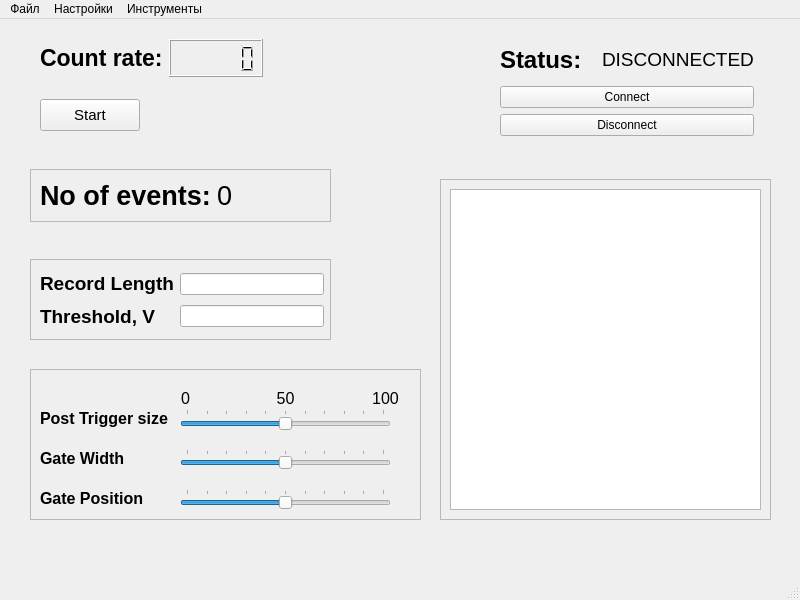
<?xml version="1.0" encoding="UTF-8"?>
<ui version="4.0">
 <class>MainWindow</class>
 <widget class="QMainWindow" name="MainWindow">
  <property name="geometry">
   <rect>
    <x>0</x>
    <y>0</y>
    <width>800</width>
    <height>600</height>
   </rect>
  </property>
  <property name="sizePolicy">
   <sizepolicy hsizetype="Fixed" vsizetype="Fixed">
    <horstretch>0</horstretch>
    <verstretch>0</verstretch>
   </sizepolicy>
  </property>
  <property name="windowTitle">
   <string>KRYAsha by KAD</string>
  </property>
  <widget class="QWidget" name="centralwidget">
   <widget class="QFrame" name="frame">
    <property name="geometry">
     <rect>
      <x>30</x>
      <y>10</y>
      <width>241</width>
      <height>111</height>
     </rect>
    </property>
    <property name="font">
     <font>
      <pointsize>11</pointsize>
     </font>
    </property>
    <property name="frameShape">
     <enum>QFrame::NoFrame</enum>
    </property>
    <widget class="QPushButton" name="ButtonStartStop">
     <property name="geometry">
      <rect>
       <x>10</x>
       <y>70</y>
       <width>100</width>
       <height>32</height>
      </rect>
     </property>
     <property name="text">
      <string>Start</string>
     </property>
    </widget>
    <widget class="QWidget" name="layoutWidget">
     <property name="geometry">
      <rect>
       <x>10</x>
       <y>10</y>
       <width>223</width>
       <height>38</height>
      </rect>
     </property>
     <layout class="QHBoxLayout" name="horizontalLayout_2">
      <item>
       <widget class="QLabel" name="label">
        <property name="font">
         <font>
          <family>Arial</family>
          <pointsize>17</pointsize>
          <bold>true</bold>
         </font>
        </property>
        <property name="text">
         <string>Count rate:</string>
        </property>
       </widget>
      </item>
      <item>
       <widget class="QLCDNumber" name="lcdNumberVoltage">
        <property name="smallDecimalPoint">
         <bool>true</bool>
        </property>
        <property name="value" stdset="0">
         <double>0.000000000000000</double>
        </property>
        <property name="intValue" stdset="0">
         <number>0</number>
        </property>
       </widget>
      </item>
     </layout>
    </widget>
   </widget>
   <widget class="QFrame" name="frame_2">
    <property name="geometry">
     <rect>
      <x>490</x>
      <y>0</y>
      <width>271</width>
      <height>137</height>
     </rect>
    </property>
    <property name="frameShape">
     <enum>QFrame::NoFrame</enum>
    </property>
    <widget class="QWidget" name="layoutWidget">
     <property name="geometry">
      <rect>
       <x>10</x>
       <y>20</y>
       <width>254</width>
       <height>97</height>
      </rect>
     </property>
     <layout class="QVBoxLayout" name="verticalLayout_2">
      <item>
       <layout class="QHBoxLayout" name="horizontalLayout">
        <item>
         <widget class="QLabel" name="labelStatusPlain">
          <property name="font">
           <font>
            <family>Arial</family>
            <pointsize>18</pointsize>
            <bold>true</bold>
           </font>
          </property>
          <property name="text">
           <string>Status:</string>
          </property>
         </widget>
        </item>
        <item>
         <widget class="QLabel" name="labelStatus">
          <property name="font">
           <font>
            <family>Arial</family>
            <pointsize>14</pointsize>
           </font>
          </property>
          <property name="text">
           <string>DISCONNECTED</string>
          </property>
         </widget>
        </item>
       </layout>
      </item>
      <item>
       <layout class="QVBoxLayout" name="verticalLayout">
        <item>
         <widget class="QPushButton" name="ButtonConnect">
          <property name="cursor">
           <cursorShape>PointingHandCursor</cursorShape>
          </property>
          <property name="text">
           <string>Connect</string>
          </property>
         </widget>
        </item>
        <item>
         <widget class="QPushButton" name="ButtonDisconnect">
          <property name="cursor">
           <cursorShape>PointingHandCursor</cursorShape>
          </property>
          <property name="text">
           <string>Disconnect</string>
          </property>
         </widget>
        </item>
       </layout>
      </item>
     </layout>
    </widget>
   </widget>
   <widget class="QFrame" name="frame_3">
    <property name="geometry">
     <rect>
      <x>440</x>
      <y>160</y>
      <width>331</width>
      <height>341</height>
     </rect>
    </property>
    <property name="frameShape">
     <enum>QFrame::StyledPanel</enum>
    </property>
    <property name="frameShadow">
     <enum>QFrame::Raised</enum>
    </property>
    <layout class="QHBoxLayout" name="horizontalLayout_3">
     <item>
      <widget class="QTextEdit" name="textEdit">
       <property name="readOnly">
        <bool>true</bool>
       </property>
      </widget>
     </item>
    </layout>
   </widget>
   <widget class="QFrame" name="frame_4">
    <property name="geometry">
     <rect>
      <x>30</x>
      <y>150</y>
      <width>301</width>
      <height>53</height>
     </rect>
    </property>
    <property name="frameShape">
     <enum>QFrame::StyledPanel</enum>
    </property>
    <property name="frameShadow">
     <enum>QFrame::Raised</enum>
    </property>
    <layout class="QHBoxLayout" name="horizontalLayout_4">
     <item>
      <widget class="QLabel" name="label_2">
       <property name="font">
        <font>
         <pointsize>20</pointsize>
         <bold>true</bold>
        </font>
       </property>
       <property name="text">
        <string>No of events:</string>
       </property>
      </widget>
     </item>
     <item>
      <widget class="QLabel" name="labelEventsCount">
       <property name="font">
        <font>
         <pointsize>20</pointsize>
        </font>
       </property>
       <property name="text">
        <string>0</string>
       </property>
      </widget>
     </item>
    </layout>
   </widget>
   <widget class="QFrame" name="frame_5">
    <property name="geometry">
     <rect>
      <x>30</x>
      <y>240</y>
      <width>301</width>
      <height>81</height>
     </rect>
    </property>
    <property name="frameShape">
     <enum>QFrame::StyledPanel</enum>
    </property>
    <property name="frameShadow">
     <enum>QFrame::Raised</enum>
    </property>
    <widget class="QWidget" name="layoutWidget">
     <property name="geometry">
      <rect>
       <x>10</x>
       <y>10</y>
       <width>284</width>
       <height>62</height>
      </rect>
     </property>
     <layout class="QHBoxLayout" name="horizontalLayout_5">
      <item>
       <layout class="QVBoxLayout" name="verticalLayout_3">
        <item>
         <widget class="QLabel" name="labelRecLength">
          <property name="font">
           <font>
            <pointsize>14</pointsize>
            <bold>true</bold>
           </font>
          </property>
          <property name="text">
           <string>Record Length</string>
          </property>
         </widget>
        </item>
        <item>
         <widget class="QLabel" name="labelTrigThreshold">
          <property name="font">
           <font>
            <pointsize>14</pointsize>
            <bold>true</bold>
           </font>
          </property>
          <property name="text">
           <string>&lt;html&gt;&lt;head/&gt;&lt;body&gt;&lt;p&gt;Threshold, V&lt;/p&gt;&lt;/body&gt;&lt;/html&gt;</string>
          </property>
         </widget>
        </item>
       </layout>
      </item>
      <item>
       <layout class="QVBoxLayout" name="verticalLayout_4">
        <item>
         <widget class="QLineEdit" name="lineEditRecordLength"/>
        </item>
        <item>
         <widget class="QLineEdit" name="lineEditThreshold"/>
        </item>
       </layout>
      </item>
     </layout>
    </widget>
   </widget>
   <widget class="QFrame" name="frame_6">
    <property name="geometry">
     <rect>
      <x>30</x>
      <y>350</y>
      <width>391</width>
      <height>151</height>
     </rect>
    </property>
    <property name="frameShape">
     <enum>QFrame::StyledPanel</enum>
    </property>
    <property name="frameShadow">
     <enum>QFrame::Raised</enum>
    </property>
    <widget class="QSlider" name="horizontalSlider">
     <property name="geometry">
      <rect>
       <x>150</x>
       <y>40</y>
       <width>211</width>
       <height>21</height>
      </rect>
     </property>
     <property name="maximum">
      <number>100</number>
     </property>
     <property name="sliderPosition">
      <number>50</number>
     </property>
     <property name="tracking">
      <bool>true</bool>
     </property>
     <property name="orientation">
      <enum>Qt::Horizontal</enum>
     </property>
     <property name="tickPosition">
      <enum>QSlider::TicksAbove</enum>
     </property>
    </widget>
    <widget class="QLabel" name="labelPostTrigSize">
     <property name="geometry">
      <rect>
       <x>10</x>
       <y>40</y>
       <width>131</width>
       <height>18</height>
      </rect>
     </property>
     <property name="font">
      <font>
       <pointsize>12</pointsize>
       <bold>true</bold>
      </font>
     </property>
     <property name="text">
      <string>Post Trigger size</string>
     </property>
    </widget>
    <widget class="QLabel" name="label_3">
     <property name="geometry">
      <rect>
       <x>140</x>
       <y>20</y>
       <width>31</width>
       <height>18</height>
      </rect>
     </property>
     <property name="font">
      <font>
       <pointsize>12</pointsize>
      </font>
     </property>
     <property name="text">
      <string>0</string>
     </property>
     <property name="alignment">
      <set>Qt::AlignCenter</set>
     </property>
    </widget>
    <widget class="QLabel" name="label_4">
     <property name="geometry">
      <rect>
       <x>340</x>
       <y>20</y>
       <width>31</width>
       <height>18</height>
      </rect>
     </property>
     <property name="font">
      <font>
       <pointsize>12</pointsize>
      </font>
     </property>
     <property name="text">
      <string>100</string>
     </property>
     <property name="alignment">
      <set>Qt::AlignCenter</set>
     </property>
    </widget>
    <widget class="QLabel" name="label_5">
     <property name="geometry">
      <rect>
       <x>240</x>
       <y>20</y>
       <width>31</width>
       <height>18</height>
      </rect>
     </property>
     <property name="font">
      <font>
       <pointsize>12</pointsize>
      </font>
     </property>
     <property name="text">
      <string>50</string>
     </property>
     <property name="alignment">
      <set>Qt::AlignCenter</set>
     </property>
    </widget>
    <widget class="QSlider" name="horizontalSliderGateWidth">
     <property name="geometry">
      <rect>
       <x>150</x>
       <y>80</y>
       <width>211</width>
       <height>20</height>
      </rect>
     </property>
     <property name="maximum">
      <number>100</number>
     </property>
     <property name="sliderPosition">
      <number>50</number>
     </property>
     <property name="orientation">
      <enum>Qt::Horizontal</enum>
     </property>
     <property name="tickPosition">
      <enum>QSlider::TicksAbove</enum>
     </property>
     <property name="tickInterval">
      <number>0</number>
     </property>
    </widget>
    <widget class="QLabel" name="labelGateWidth">
     <property name="geometry">
      <rect>
       <x>10</x>
       <y>80</y>
       <width>131</width>
       <height>18</height>
      </rect>
     </property>
     <property name="font">
      <font>
       <pointsize>12</pointsize>
       <bold>true</bold>
      </font>
     </property>
     <property name="text">
      <string>Gate Width</string>
     </property>
    </widget>
    <widget class="QLabel" name="labelGatePosition">
     <property name="geometry">
      <rect>
       <x>10</x>
       <y>120</y>
       <width>131</width>
       <height>18</height>
      </rect>
     </property>
     <property name="font">
      <font>
       <pointsize>12</pointsize>
       <bold>true</bold>
      </font>
     </property>
     <property name="text">
      <string>Gate Position</string>
     </property>
    </widget>
    <widget class="QSlider" name="horizontalSliderGatePosition">
     <property name="geometry">
      <rect>
       <x>150</x>
       <y>120</y>
       <width>211</width>
       <height>20</height>
      </rect>
     </property>
     <property name="maximum">
      <number>100</number>
     </property>
     <property name="sliderPosition">
      <number>50</number>
     </property>
     <property name="orientation">
      <enum>Qt::Horizontal</enum>
     </property>
     <property name="tickPosition">
      <enum>QSlider::TicksAbove</enum>
     </property>
    </widget>
   </widget>
  </widget>
  <widget class="QMenuBar" name="menubar">
   <property name="geometry">
    <rect>
     <x>0</x>
     <y>0</y>
     <width>800</width>
     <height>23</height>
    </rect>
   </property>
   <widget class="QMenu" name="menu">
    <property name="title">
     <string>Файл</string>
    </property>
    <addaction name="action"/>
    <addaction name="action_2"/>
    <addaction name="action_3"/>
   </widget>
   <widget class="QMenu" name="menu_2">
    <property name="title">
     <string>Инструменты</string>
    </property>
    <addaction name="action_ROOT"/>
    <addaction name="actionProtocol"/>
   </widget>
   <widget class="QMenu" name="menu_3">
    <property name="title">
     <string>Настройки</string>
    </property>
    <addaction name="action_settings_vis_path"/>
   </widget>
   <addaction name="menu"/>
   <addaction name="menu_3"/>
   <addaction name="menu_2"/>
  </widget>
  <widget class="QStatusBar" name="statusbar"/>
  <action name="action_ROOT">
   <property name="text">
    <string>Запустить ROOT</string>
   </property>
  </action>
  <action name="action">
   <property name="text">
    <string>Открыть...</string>
   </property>
  </action>
  <action name="action_settings_vis_path">
   <property name="text">
    <string>Путь визуализации...</string>
   </property>
  </action>
  <action name="actionProtocol">
   <property name="text">
    <string>Protocol</string>
   </property>
  </action>
  <action name="action_2">
   <property name="text">
    <string>Сохранить</string>
   </property>
  </action>
  <action name="action_3">
   <property name="text">
    <string>Сохранить как...</string>
   </property>
  </action>
 </widget>
 <resources/>
 <connections/>
</ui>
